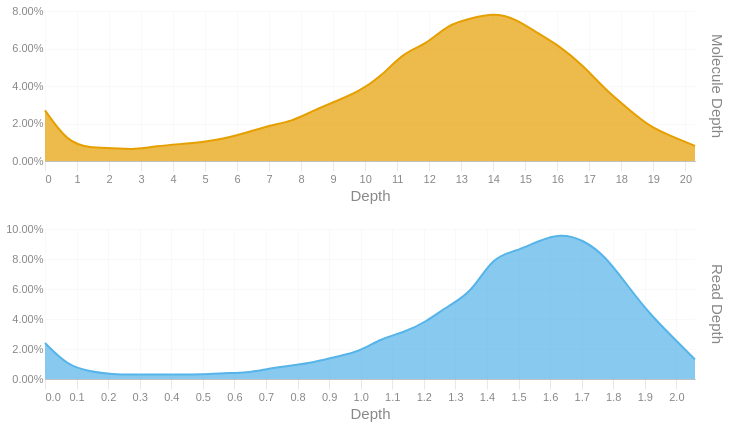

Write notebook code for a chart like this one.
### Code cell
readdep = depth_hist(tb['Read Depth'], q99, 3)
readdep = readdep.with_columns(pl.lit('Read Depth').alias('Metric'))
if not SKIPLR:
    moldep = depth_hist(tb['Molecule Depth'], mol_q99, 1)
    moldep = moldep.with_columns(pl.lit('Molecule Depth').alias('Metric'))
    _hist = pl.concat([readdep, moldep])
    _hist = _hist.filter(pl.col('Proportion') != 0)
    with SafeRender(_hist):
        (
            alt.Chart(_hist)        
            .mark_area(interpolate = "basis")
            .encode(
                x=alt.X('Bin:Q').scale(domainMin=0).axis(alt.Axis(title='Depth')),
                y = alt.Y('Proportion:Q', title = None).axis(format = '.2%'),
                color = alt.Color('Metric:N').legend(None),
                row = alt.Row("Metric:N").header(title = None, labelOrient = 'right'),
                tooltip = [
                    alt.Tooltip("Metric:N", title = "Metric"),
                    alt.Tooltip('Interval:N', title = "Depth Interval"),
                    alt.Tooltip('Proportion:Q', title = "% Alignments").format('.2%')
                ]
            )
            .resolve_scale(x='independent', y='independent')
            .properties(
                height = 150, width = 650,
                usermeta={'embedOptions': {'downloadFileName': f'{samplename}.depth.hist'}}
            )
        ).display()
else:
    readdep = readdep.filter(pl.col('Proportion') != 0)
    with SafeRender(readdep):
        (
            alt.Chart(readdep)        
            .mark_area(interpolate = "basis")
            .encode(
                x=alt.X('Bin:Q').scale(domainMin=0).axis(alt.Axis(title='Depth')),
                y = alt.Y('Proportion:Q', title = None).axis(format = '.2%'),
                tooltip = [
                    alt.Tooltip('Interval:N', title = "Depth Interval"),
                    alt.Tooltip('Proportion:Q', title = "% Alignments").format('.2%')
                ]
            )
            .properties(
                usermeta={'embedOptions': {'downloadFileName': f'{samplename}.depth.hist'}}
            )
        ).display()

### Figure 1 — Vega-Lite specification as saved in the notebook (floating-point values rounded to 4 significant figures)
{"width": 650, "height": 150, "config": {"title": {"anchor": "start", "dy": -15, "fontSize": 18, "color": "#888888", "subtitleColor": "#888888", "subtitleFontSize": 14}, "arc": {"fill": "#0072B2"}, "axis": {"domainColor": "#888888", "domainWidth": 0.5, "gridWidth": 0.2, "grid": false, "titleFontWeight": 400, "titleFontSize": 15, "labelFontSize": 11, "labelColor": "#888888", "tickColor": "#888888", "tickWidth": 0.2, "titleColor": "#888888"}, "axisBand": {"grid": false}, "axisX": {"grid": true, "tickSize": 10, "domainCap": "round"}, "axisY": {"domain": false, "grid": true, "tickSize": 0, "domainCap": "round"}, "background": "transparent", "header": {"labelFontSize": 15, "labelColor": "#888888", "titleFontSize": 15, "titleFontWeight": 600, "titleColor": "#888888"}, "legend": {"labelFont": "sans-serif", "labelFontSize": 12, "labelColor": "#888888", "symbolSize": 100, "symbolType": "circle", "titleFontSize": 12, "titlePadding": 10, "titleColor": "#888888", "title": null}, "range": {"category": ["#E69F00", "#56B4E9", "#009E73", "#F0E442", "#0072B2", "#D55E00", "#CC79A7", "#000000"], "diverging": ["#cfe8f3", "#a2d4ec", "#73bfe2", "#46abdb", "#1696d2", "#12719e"]}, "area": {"fill": "#0072B2", "fillOpacity": 0.7, "line": true, "strokeOpacity": 0.7}, "line": {"color": "#0072B2", "stroke": "#0072B2", "strokeWidth": 2}, "trail": {"color": "#0072B2", "stroke": "#0072B2", "strokeWidth": 0, "size": 1}, "point": {"filled": true, "fillOpacity": 1.0, "size": 95}, "text": {"color": "#888888", "fontSize": 11, "align": "right", "fontWeight": 400, "size": 11}, "bar": {"fill": "#0072B2", "stroke": null}, "view": {"stroke": null, "continuousWidth": 660, "continuousHeight": 400}}, "data": {"name": "data-419695b0570e1a1484b26cc3d043d15d"}, "mark": {"type": "area", "interpolate": "basis"}, "encoding": {"color": {"field": "Metric", "legend": null, "type": "nominal"}, "row": {"field": "Metric", "header": {"title": null, "labelOrient": "right"}, "type": "nominal"}, "tooltip": [{"field": "Metric", "title": "Metric", "type": "nominal"}, {"field": "Interval", "title": "Depth Interval", "type": "nominal"}, {"field": "Proportion", "format": ".2%", "title": "% Alignments", "type": "quantitative"}], "x": {"axis": {"title": "Depth"}, "field": "Bin", "scale": {"domainMin": 0}, "type": "quantitative"}, "y": {"axis": {"format": ".2%"}, "field": "Proportion", "title": null, "type": "quantitative"}}, "resolve": {"scale": {"x": "independent", "y": "independent"}}, "usermeta": {"embedOptions": {"downloadFileName": "S5_Hudson_1176.depth.hist"}}, "$schema": "https://vega.github.io/schema/vega-lite/v6.1.0.json", "datasets": {"data-419695b0570e1a1484b26cc3d043d15d": [{"Bin": 0.0, "Interval": "0.0-0.071", "Proportion": 0.024, "Metric": "Read Depth"}, {"Bin": 0.071, "Interval": "0.071-0.142", "Proportion": 0.009, "Metric": "Read Depth"}, {"Bin": 0.142, "Interval": "0.142-0.213", "Proportion": 0.005, "Metric": "Read Depth"}, {"Bin": 0.213, "Interval": "0.213-0.284", "Proportion": 0.003, "Metric": "Read Depth"}, {"Bin": 0.284, "Interval": "0.284-0.355", "Proportion": 0.003, "Metric": "Read Depth"}, {"Bin": 0.355, "Interval": "0.355-0.426", "Proportion": 0.003, "Metric": "Read Depth"}, {"Bin": 0.426, "Interval": "0.426-0.497", "Proportion": 0.003, "Metric": "Read Depth"}, {"Bin": 0.497, "Interval": "0.497-0.568", "Proportion": 0.003, "Metric": "Read Depth"}, {"Bin": 0.568, "Interval": "0.568-0.639", "Proportion": 0.004, "Metric": "Read Depth"}, {"Bin": 0.639, "Interval": "0.639-0.71", "Proportion": 0.004, "Metric": "Read Depth"}, {"Bin": 0.71, "Interval": "0.71-0.781", "Proportion": 0.007, "Metric": "Read Depth"}, {"Bin": 0.781, "Interval": "0.781-0.852", "Proportion": 0.009, "Metric": "Read Depth"}, {"Bin": 0.852, "Interval": "0.852-0.923", "Proportion": 0.011, "Metric": "Read Depth"}, {"Bin": 0.923, "Interval": "0.923-0.994", "Proportion": 0.015, "Metric": "Read Depth"}, {"Bin": 0.994, "Interval": "0.994-1.065", "Proportion": 0.018, "Metric": "Read Depth"}, {"Bin": 1.065, "Interval": "1.065-1.136", "Proportion": 0.027, "Metric": "Read Depth"}, {"Bin": 1.136, "Interval": "1.136-1.207", "Proportion": 0.031, "Metric": "Read Depth"}, {"Bin": 1.207, "Interval": "1.207-1.278", "Proportion": 0.038, "Metric": "Read Depth"}, {"Bin": 1.278, "Interval": "1.278-1.349", "Proportion": 0.049, "Metric": "Read Depth"}, {"Bin": 1.349, "Interval": "1.349-1.42", "Proportion": 0.057, "Metric": "Read Depth"}, {"Bin": 1.42, "Interval": "1.42-1.491", "Proportion": 0.082, "Metric": "Read Depth"}, {"Bin": 1.491, "Interval": "1.491-1.562", "Proportion": 0.085, "Metric": "Read Depth"}, {"Bin": 1.562, "Interval": "1.562-1.633", "Proportion": 0.092, "Metric": "Read Depth"}, {"Bin": 1.633, "Interval": "1.633-1.704", "Proportion": 0.097, "Metric": "Read Depth"}, {"Bin": 1.704, "Interval": "1.704-1.775", "Proportion": 0.093, "Metric": "Read Depth"}, {"Bin": 1.775, "Interval": "1.775-1.846", "Proportion": 0.082, "Metric": "Read Depth"}, {"Bin": 1.846, "Interval": "1.846-1.917", "Proportion": 0.062, "Metric": "Read Depth"}, {"Bin": 1.917, "Interval": "1.917-1.988", "Proportion": 0.043, "Metric": "Read Depth"}, {"Bin": 1.988, "Interval": "1.988-2.059", "Proportion": 0.028, "Metric": "Read Depth"}, {"Bin": 2.059, "Interval": "2.059-2.13", "Proportion": 0.013, "Metric": "Read Depth"}, {"Bin": 0.0, "Interval": "0.0-0.7", "Proportion": 0.027, "Metric": "Molecule Depth"}, {"Bin": 0.7, "Interval": "0.7-1.4", "Proportion": 0.01, "Metric": "Molecule Depth"}, {"Bin": 1.4, "Interval": "1.4-2.1", "Proportion": 0.007, "Metric": "Molecule Depth"}, {"Bin": 2.1, "Interval": "2.1-2.8", "Proportion": 0.007, "Metric": "Molecule Depth"}, {"Bin": 2.8, "Interval": "2.8-3.5", "Proportion": 0.006, "Metric": "Molecule Depth"}, {"Bin": 3.5, "Interval": "3.5-4.2", "Proportion": 0.008, "Metric": "Molecule Depth"}, {"Bin": 4.2, "Interval": "4.2-4.9", "Proportion": 0.009, "Metric": "Molecule Depth"}, {"Bin": 4.9, "Interval": "4.9-5.6", "Proportion": 0.01, "Metric": "Molecule Depth"}, {"Bin": 5.6, "Interval": "5.6-6.3", "Proportion": 0.012, "Metric": "Molecule Depth"}, {"Bin": 6.3, "Interval": "6.3-7.0", "Proportion": 0.015, "Metric": "Molecule Depth"}, {"Bin": 7.0, "Interval": "7.0-7.7", "Proportion": 0.019, "Metric": "Molecule Depth"}, {"Bin": 7.7, "Interval": "7.7-8.4", "Proportion": 0.021, "Metric": "Molecule Depth"}, {"Bin": 8.4, "Interval": "8.4-9.1", "Proportion": 0.027, "Metric": "Molecule Depth"}, {"Bin": 9.1, "Interval": "9.1-9.8", "Proportion": 0.032, "Metric": "Molecule Depth"}, {"Bin": 9.8, "Interval": "9.8-10.5", "Proportion": 0.037, "Metric": "Molecule Depth"}, {"Bin": 10.5, "Interval": "10.5-11.2", "Proportion": 0.045, "Metric": "Molecule Depth"}, {"Bin": 11.2, "Interval": "11.2-11.9", "Proportion": 0.058, "Metric": "Molecule Depth"}, {"Bin": 11.9, "Interval": "11.9-12.6", "Proportion": 0.062, "Metric": "Molecule Depth"}, {"Bin": 12.6, "Interval": "12.6-13.3", "Proportion": 0.073, "Metric": "Molecule Depth"}, {"Bin": 13.3, "Interval": "13.3-14.0", "Proportion": 0.076, "Metric": "Molecule Depth"}, {"Bin": 14.0, "Interval": "14.0-14.7", "Proportion": 0.079, "Metric": "Molecule Depth"}, {"Bin": 14.7, "Interval": "14.7-15.4", "Proportion": 0.076, "Metric": "Molecule Depth"}, {"Bin": 15.4, "Interval": "15.4-16.1", "Proportion": 0.068, "Metric": "Molecule Depth"}, {"Bin": 16.1, "Interval": "16.1-16.8", "Proportion": 0.061, "Metric": "Molecule Depth"}, {"Bin": 16.8, "Interval": "16.8-17.5", "Proportion": 0.051, "Metric": "Molecule Depth"}, {"Bin": 17.5, "Interval": "17.5-18.2", "Proportion": 0.038, "Metric": "Molecule Depth"}, {"Bin": 18.2, "Interval": "18.2-18.9", "Proportion": 0.028, "Metric": "Molecule Depth"}, {"Bin": 18.9, "Interval": "18.9-19.6", "Proportion": 0.018, "Metric": "Molecule Depth"}, {"Bin": 19.6, "Interval": "19.6-20.3", "Proportion": 0.013, "Metric": "Molecule Depth"}, {"Bin": 20.3, "Interval": "20.3-21.02", "Proportion": 0.008, "Metric": "Molecule Depth"}]}}
